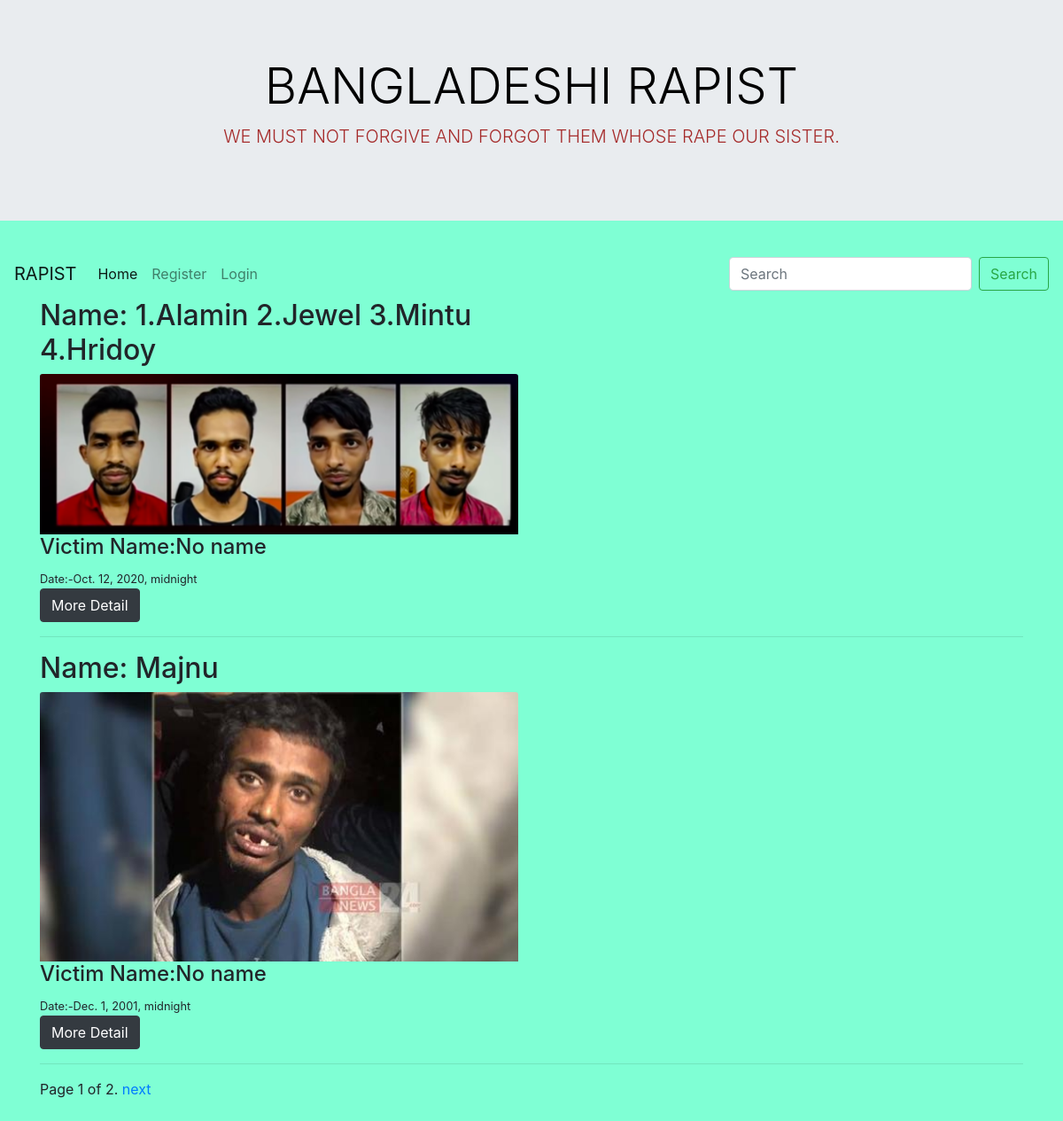
The page / on the database its author committed.
### myapp/models.py (models this page shows, shortened)
class Rapiest(models.Model):
    name = models.CharField(max_length = 255)
    image = models.ImageField(null = True,blank = True,upload_to='images/')
    incident_date = models.DateTimeField( auto_now=False, auto_now_add=False)
    village = models.CharField(max_length = 100)
    district = models.CharField(max_length=100)
    author = models.ForeignKey(User,default='',  on_delete=models.CASCADE)
    victim = models.CharField(max_length = 255)
    punishment = models.CharField(max_length = 400)
    details = models.TextField()
    status = models.CharField(max_length = 255,choices=choices,default=1)
    views  = models.IntegerField(default=0)

### myapp/views.py (the view)
# urls.py: path('',PostLIst.as_view(),name='home'),
class PostLIst(ListView):
    model = Rapiest
    form_class = RapistForm
    template_name = "myapp/home.html"
    ordering = ['-id']
    paginate_by = 2
    def get_context_data(self, **kwargs):
        context = super().get_context_data(**kwargs)
        context["filter"] = SinppetFilter(self.request.GET,queryset=self.get_queryset())
        return context

### templates/myapp/home.html (shortened to what this page needs)
{% extends "myapp/base.html" %}
{% block content%}
<div class="container">
    <form action="" method="POST" enctype="multipart/form-data">
        {% for post in object_list %}
        <div class="row">
          <div class="col-md-6">
            <h2>Name: {{ post.name }}</h2>
            <img class="card-img-top" src="{{ post.image.url }}" alt="Card image cap" >
            <h4>Victim Name:{{post.victim}}</h4>
            <small>Date:-{{post.incident_date}}</small>
            <br>
            <a href="{% url 'rapist-detail' post.pk %}" class="btn btn-dark">More Detail</a>
          </div>
        </div>
           <hr>
          {% endfor %}
          {% block pagination %}
            {% if is_paginated %}
            <div class="pagination" style="position: absolute; text-align: center; ">
            <span class="page-links">
                <span class="page-current">
                    Page {{ page_obj.number }} of {{ page_obj.paginator.num_pages }}.
                </span>
                {% if page_obj.has_next %}
                    <a href="{{ request.path }}?page={{ page_obj.next_page_number }}">next</a>
                {% endif %}
            </span>
        </div>
             {% endif %}
          {% endblock %}
          <br>
          <br>
      </form>
</div>
{% endblock %}

### templates/myapp/base.html (shortened to what this page needs)
{% load static %}
<!DOCTYPE html>
<html lang="en">
<head >
    <link rel="stylesheet" href="https://stackpath.bootstrapcdn.com/bootstrap/4.5.2/css/bootstrap.min.css">
    <link rel="stylesheet" href="{% static  'myapp/css/main.css' %}">
</head>
<body >
  <div class="jumbotron jumbotron-fluid">
    <div class="container">
      <h1 class="display-4" style="text-align: center;color:black;">BANGLADESHI RAPIST</h1>
      <p class="lead" style="text-align: center; color: brown;">WE MUST NOT FORGIVE AND FORGOT THEM WHOSE RAPE OUR SISTER.</p>
    </div>
  </div>
    <nav class="navbar navbar-expand-lg navbar-light ">
        <a class="navbar-brand" href="{% url 'home' %}">RAPIST</a>
        <div class="collapse navbar-collapse" id="navbarSupportedContent">
          <ul class="navbar-nav mr-auto">
            <li class="nav-item active">
              <a class="nav-link" href="{% url 'home' %}">Home <span class="sr-only">(current)</span></a>
            </li>
            {% if user.is_authenticated %}
               {% if user.id == 1 %}
            <li class="nav-item">
                <a class="nav-link" href="{% url 'addrapist' %}">Add Rapist</a>
              </li>
             {% endif %}
            <li class="nav-item">
              <a class="nav-link" href="{% url 'logout' %}">logout</a>
            </li>
            {% else %}
            <li class="nav-item">
                <a class="nav-link" href="{% url 'register' %}">Register</a>
              </li>
            <li class="nav-item">
              <a class="nav-link" href="{% url 'login' %}">Login</a>
            </li>
            {% endif %}
          </ul>
          <form class="form-inline my-2 my-lg-0" action="{% url 'home' %}">
            <input class="form-control mr-sm-2" type="search" placeholder="Search" aria-label="Search">
            <button class="btn btn-outline-success my-2 my-sm-0" type="submit">Search</button>
          </form>
        </div>
      </nav>
    {% block content%}
    {% endblock %}
</body>
</html>

### static/myapp/css/main.css (style rules this page uses)
body { background-color: aquamarine; }

### rows shown on the page
Rapiest: name "1.Alamin 2.Jewel 3.Mintu 4.Hridoy", image (picture), victim "No name", incident_date "Oct. 12, 2020, midnight"
Rapiest: name "Majnu", image (picture), victim "No name", incident_date "Dec. 1, 2001, midnight"

### other values the page prints
{{ page_obj.number }} "1"
{{ page_obj.paginator.num_pages }} "2"
